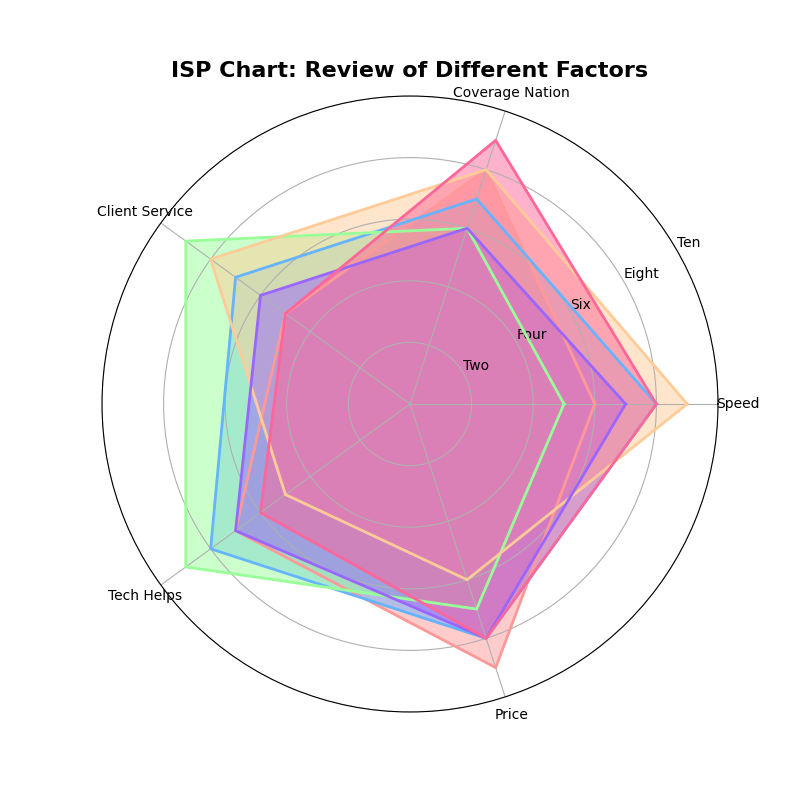

Write the Python code that produced this figure.
import numpy as np
import matplotlib.pyplot as plt

attributes = ['Speed', 'Coverage Nation', 'Client Service', 'Tech Helps', 'Price']

# Existing data of four ISPs plus two additional made-up ISPs
isp_1 = [6, 8, 5, 7, 9]
isp_2 = [8, 7, 7, 8, 8]
isp_3 = [5, 6, 9, 9, 7]
isp_4 = [9, 8, 8, 5, 6]
isp_5 = [7, 6, 6, 7, 8]  # New mocked ISP data
isp_6 = [8, 9, 5, 6, 8]  # New mocked ISP data

data = np.array([isp_1, isp_2, isp_3, isp_4, isp_5, isp_6])
num_vars = len(attributes)

angles = np.linspace(0, 2 * np.pi, num_vars, endpoint=False).tolist()
data = np.concatenate((data, data[:, [0]]), axis=1)
angles += angles[:1]

fig, ax = plt.subplots(figsize=(8, 8), subplot_kw=dict(polar=True))

# Updated colors list to accommodate additional ISPs
colors = ['#ff9999', '#66b3ff', '#99ff99', '#ffcc99', '#9966ff', '#ff6699']

# Plot each ISP's data including new ISPs
for i, isp_data in enumerate(data):
    ax.fill(angles, isp_data, color=colors[i], alpha=0.5)
    ax.plot(angles, isp_data, color=colors[i], linewidth=2)

plt.xticks(angles[:-1], attributes, color='black', size=10)

ax.set_rlabel_position(30)
plt.yticks([2, 4, 6, 8, 10], ["Two", "Four", "Six", "Eight", "Ten"], color='black', size=10)
plt.ylim(0, 10)

plt.title("ISP Chart: Review of Different Factors", size=16, weight='bold', position=(0.5, 1.1), ha='center')

plt.show()
